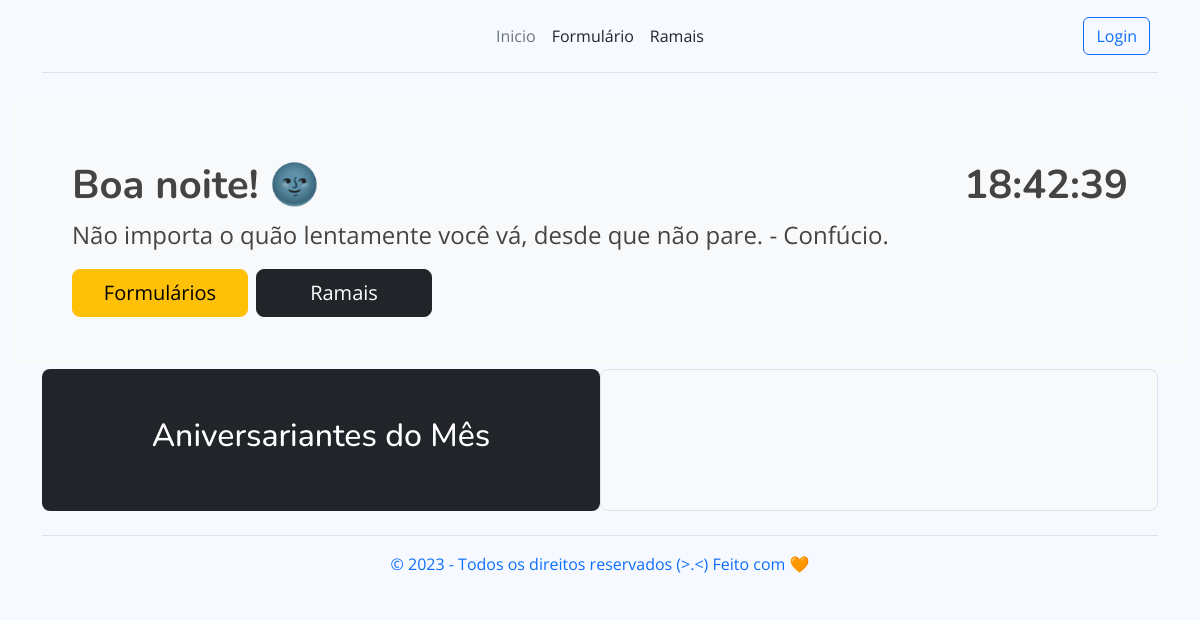
The app's page /public/index.php, older data.
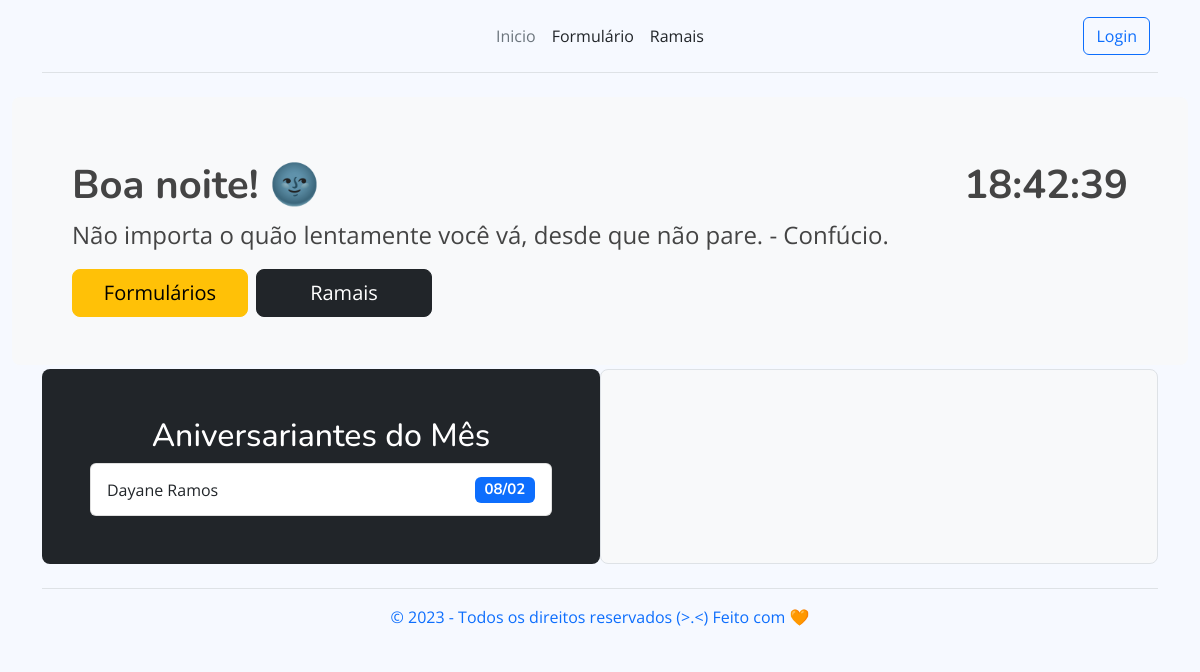
The same page, newer data.
### tables this page shows
CREATE TABLE `aniversariantes` (
  `id` int(11) NOT NULL,
  `nome` varchar(55) NOT NULL,
  `data_nascimento` date NOT NULL
);

### view/pages/display/aniversario.php (the view)
<?php
require_once("../int/conexao.php");
?>
<h2 class="text-center">
    Aniversariantes do Mês
</h2>
<?php
$mes = date("m");
if (isset($mes)) {
    $sql = "SELECT nome, data_nascimento FROM aniversariantes WHERE MONTH(data_nascimento) = :mes ORDER BY DAY(data_nascimento), MONTH(data_nascimento)";
    $stmt = $pdo->prepare($sql);
    $stmt->bindValue(":mes", $mes);
    $stmt->execute();
    echo "<ul class='list-group'>";
    while ($aniversariante = $stmt->fetch(PDO::FETCH_ASSOC)) {
        echo "<li class='list-group-item d-flex justify-content-between align-items-center'>";
        echo  $aniversariante['nome'];
        echo "<h5 class='mt-1 mb-1 text-end'>";
        echo "<span class='badge bg-primary '>" . date("d/m", strtotime($aniversariante['data_nascimento']));
        echo "</span></h5></li>";
    }
    echo "</ul>";
}
?>

Row changes from the older to the newer data that the page shows:
added aniversariantes: nome "Dayane Ramos", data_nascimento "08/02"
